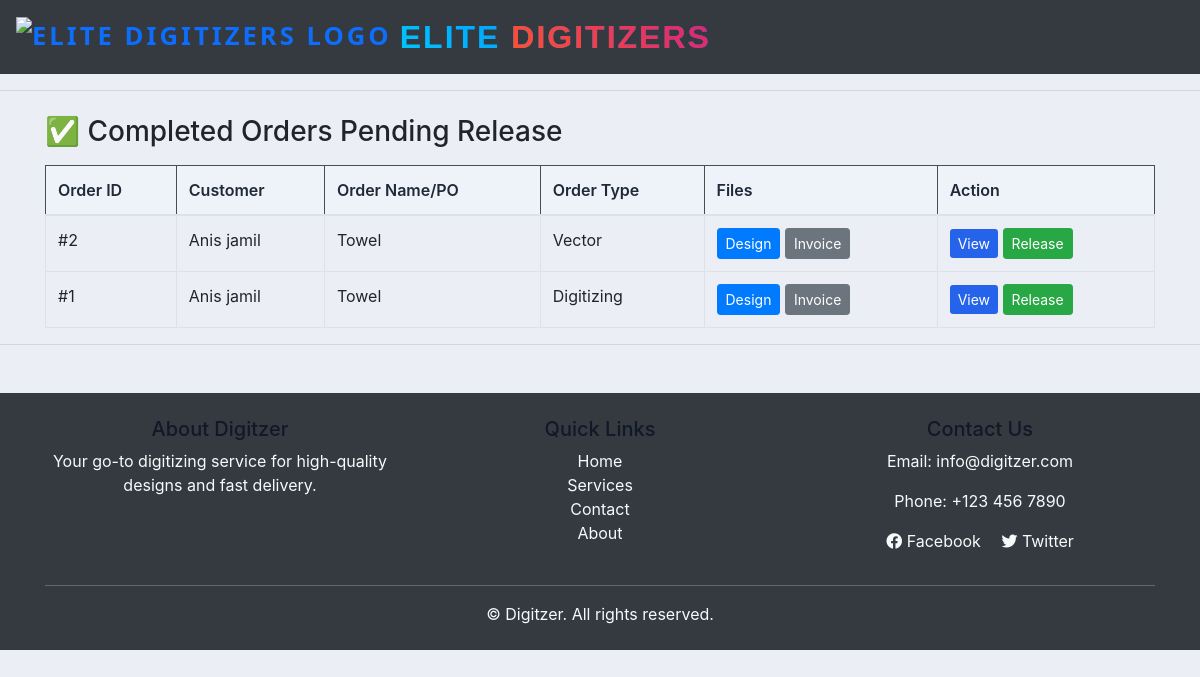
Page /admin-release-orders/ on the committed database.
### accounts/models.py (models this page shows, shortened)
class Order(models.Model):
    STATUS = (
        ('Pending', 'Pending'),
        ('Out for delivery', 'Out for delivery'),
        ('Delivered', 'Delivered'),
        ('Quote Requested', 'Quote Requested'),
        ('Active', 'Active'),
        ('Completed', 'Completed'),
        ('Released', 'Released'),
    )
    ORDER_TYPE = (
        ('Digitizing', 'Digitizing'),
        ('Vector', 'Vector'),
        ('Patch', 'Patch'),
        ('Quote', 'Quote'),
    )
    PAYMENT_STATUS = (
        ('Pending', 'Pending'),
        ('Paid', 'Paid'),
        ('Refunded', 'Refunded'),
    )
    REVIEW_STATUS = (
    ('Pending', 'Pending'),
    ('Approved', 'Approved'),
    ('Rejected', 'Rejected'),
    )
    PLACEMENT_CHOICES = [
        ('Apron', 'Apron'),
        ('Bags', 'Bags'),
        ('Cap', 'Cap'),
        ('Cap Side', 'Cap Side'),
        ('Cap Back', 'Cap Back'),
        ('Chest', 'Chest'),
        ('Gloves', 'Gloves'),
        ('Jacket Back', 'Jacket Back'),
        ('Patches', 'Patches'),
        ('Sleeve', 'Sleeve'),
        ('Towel', 'Towel'),
        ('Visor', 'Visor'),
        ('Other', 'Other'),
    ]
    FABRIC_CHOICES = [
        ('Blanket', 'Blanket'),
        ('Canvas', 'Canvas'),
        ('Canis', 'Canis'),
        ('Cotton Woven', 'Cotton Woven'),
        ('Denim', 'Denim'),
        ('Felt', 'Felt'),
        ('Flannel', 'Flannel'),
        ('Fleece', 'Fleece'),
        ('Leather', 'Leather'),
        ('Nylon', 'Nylon'),
        ('Pique', 'Pique'),
        ('Polyester', 'Polyester'),
        ('Silk', 'Silk'),
        ('Single Jersey', 'Single Jersey'),
        ('Towel', 'Towel'),
        ('Twill', 'Twill'),
        ('Other', 'Other'),
    ]
    FORMAT_CHOICES = [
        ('100', '100'),
        ('cdr', 'cdr'),
        ('cdn', 'cdn'),
        ('dsb', 'dsb'),
        ('dst', 'dst'),
        ('dsz', 'dsz'),
        ('emb', 'emb'),
        ('exp', 'exp'),
        ('jef', 'jef'),
        ('ksm', 'ksm'),
        ('ofm', 'ofm'),
        ('pes', 'pes'),
        ('pxf', 'pxf'),
        ('pof', 'pof'),
        ('tap', 'tap'),
        ('xxx', 'xxx'),
        ('other', 'Other'),
    ]
    customer = models.ForeignKey(Customer, on_delete=models.CASCADE)
    order_type = models.ForeignKey(Product, null=True, on_delete=models.SET_NULL)
    Order_name_PO = models.CharField(max_length=50,  null=True, blank=True)# change this to Order_name/PO for patch name patch type
    date_created = models.DateTimeField(auto_now_add=True, null=True)
    status = models.CharField(max_length=200, null=True, choices=STATUS)
    Additional_information = models.TextField(blank=True, null=True)
    design_file = models.FileField(upload_to='designs/', null=True, blank=True)
    invoice_file = models.FileField(upload_to='invoices/', null=True, blank=True)
    quantity = models.PositiveIntegerField(default=1)
    fabric_material = models.CharField(max_length=100, blank=True, null=True, choices=FABRIC_CHOICES)
    Required_Format = models.CharField(max_length=100, blank=True, null=True, default='DST', choices=FORMAT_CHOICES)
    urgent = models.BooleanField(default=False)
    price = models.DecimalField(max_digits=10, decimal_places=2, blank=True, null=True, default=0.00)
    Height = models.CharField(max_length=100, blank=True, null=True, default='standard')
    Width = models.CharField(max_length=100, blank=True, null=True, default='standard')
    total_colors = models.PositiveIntegerField(null=True ,blank=True)
    turnaround_time = models.CharField(max_length=100, blank=True, null=True)
    placement = models.CharField(max_length=100, blank=True, null=True, choices=PLACEMENT_CHOICES)
    released = models.BooleanField(default=False)  # For release_projects
    payment_status = models.CharField(max_length=20, choices=PAYMENT_STATUS, default='Pending')  # For follow-up payments
    date_completed = models.DateTimeField(null=True, blank=True)  # Optional: track completion time
    review_status = models.CharField(max_length=20, choices=REVIEW_STATUS, default='Pending')
    review_comment = models.TextField(blank=True, null=True)
    design_file = models.FileField(upload_to='designs/', blank=True, null=True)# limated size 2MB
    assigned_sale_reps = models.ForeignKey(
        SalesRepresentative,
        on_delete=models.SET_NULL,
        null=True,
        blank=True,
        related_name='sales_rep_orders'
    )
    assigned_designer = models.ForeignKey(
        User,
        on_delete=models.SET_NULL,
        null=True,
        blank=True,
        related_name='designer_orders'
    )

class Customer(models.Model):
    user = models.OneToOneField(
        User, null=True, blank=True,
        on_delete=models.CASCADE,
        related_name="customer_profile"
    )
    name = models.CharField(max_length=200,null=True, blank=True)
    designer = models.ForeignKey(
        'Designer', null=True, blank=True,
        on_delete=models.SET_NULL,
        related_name='orders'
    )
    profile_pic = models.ImageField(
        upload_to='profile_pics/',
        null=True,
        blank=True,
        default='profile_pics/default.png'
    )
    sales_rep = models.ForeignKey('SalesRepresentative', null=True, blank=True, on_delete=models.SET_NULL)
    phone = models.CharField(max_length=200, null=True, blank=True)
    email = models.CharField(max_length=200, null=True, blank=True)
    date_created = models.DateTimeField(auto_now_add=True, null=True)

class Product(models.Model):
    CATEGORY = (
        ('Indoor', 'Indoor'),
        ('Out Door', 'Out Door'),
    )
    name = models.CharField(max_length=200)
    price = models.FloatField(null=True)
    category = models.CharField(max_length=200, null=True, choices=CATEGORY)
    image = models.ImageField(upload_to='products/',null=True, blank=True)
    description = models.CharField(max_length=200)
    date_created = models.DateTimeField(auto_now_add=True, null=True)
    tags = models.ManyToManyField(Tag)
    def __str__(self):
        return self.name

### accounts/views.py (the view, shortened to what this page needs)
# urls.py: path('admin-release-orders/', views.admin_release_orders, name='admin_release_orders'),# for admin relased orders show
def admin_release_orders(request):
    completed_orders = Order.objects.filter(status='Completed').order_by('-date_created')
    context = {
        'completed_orders': completed_orders
    }
    return render(request, 'accounts/admin_release_orders.html', context)

### templates/accounts/admin_release_orders.html (shortened to what this page needs)
{% extends 'accounts/main.html' %}
{% load static %}
{% block content %}
<div class="container mt-4">
    <h3>✅ Completed Orders Pending Release</h3>
    {% if completed_orders %}
    <table class="table table-bordered table-hover mt-3">
        <thead class="table-dark">
            <tr>
                <th>Order ID</th>
                <th>Customer</th>
                <th>Order Name/PO</th>
                <th>Order Type</th>
                <th>Files</th>
                <th>Action</th>
            </tr>
        </thead>
        <tbody>
            {% for order in completed_orders %}
            <tr>
                <td>#{{ order.id }}</td>
                <td>{{ order.customer.name }}</td>
                <td>{{ order.Order_name_PO }}</td>
                <td>{{ order.order_type }}</td>
                <td>
                    {% if order.design_file %}
                        <a href="{{ order.design_file.url }}" class="btn btn-sm btn-primary me-1">Design</a>
                    {% endif %}
                    {% if order.invoice_file %}
                        <a href="{{ order.invoice_file.url }}" class="btn btn-sm btn-secondary me-1">Invoice</a>
                    {% endif %}
                </td>
                <td>
                    {% if order.get_absolute_url %}
                        <a href="{{ order.get_absolute_url }}" class="btn btn-sm btn-info me-1">View</a>
                    {% else %}
                        <a href="{% url 'order_detail' order.id %}" class="btn btn-sm btn-info me-1">View</a>
                    {% endif %}
                    <form action="{% url 'admin_release_order' order.id %}" method="POST" style="display:inline;">
                        <button type="submit" class="btn btn-sm btn-success">Release</button>
                    </form>
                </td>
            </tr>
            {% endfor %}
        </tbody>
    </table>
    {% else %}
    <div class="alert alert-warning mt-3">
        No completed orders pending release.
    </div>
    {% endif %}
</div>
{% endblock %}

### static/css/main.css (style rules this page uses)
body { background-color: #ebeff5; }
.table thead th { background: #eef3f9; color: #1f2937; font-weight: 600; }
.btn-info { background-color: #2563eb; border: none; }

### rows in the picture
Order: id "2", customer.name "Anis jamil", Order_name_PO "Towel", order_type "Vector"
Order: id "1", customer.name "Anis jamil", Order_name_PO "Towel", order_type "Digitizing"
